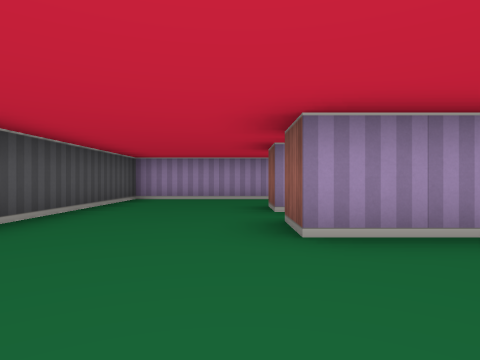
[1] (above)

22 first-person views from a walk through a cub3D ray-caster map. The camera is about half as high as the walls, looks level and sees 75° across. The floor is counted in squares. Each view is taken from the middle of a square. On the plan, view 1 faces up. The plan holds only what a view shows up to about 9 squares ahead; the rest is blank.

[2]
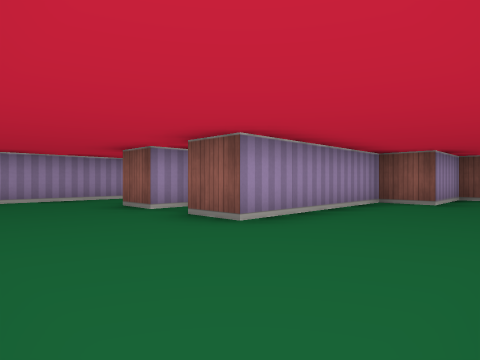

[3]
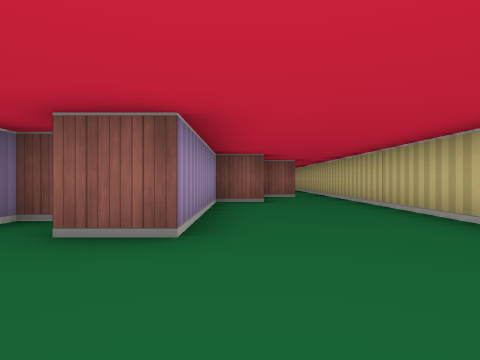

[4]
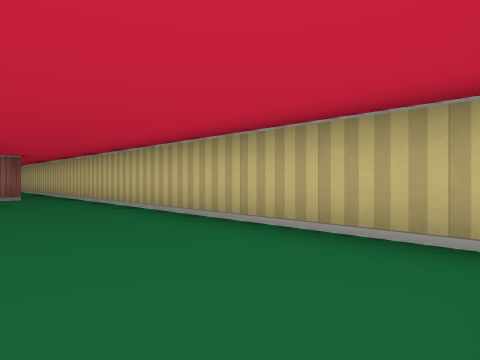

[5]
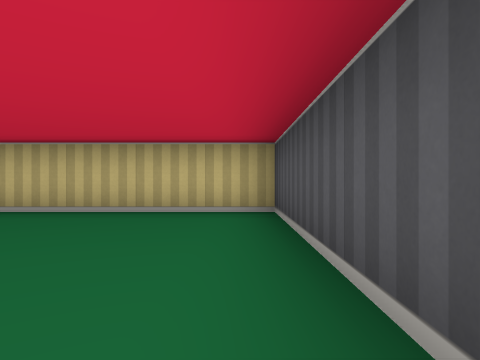

[6]
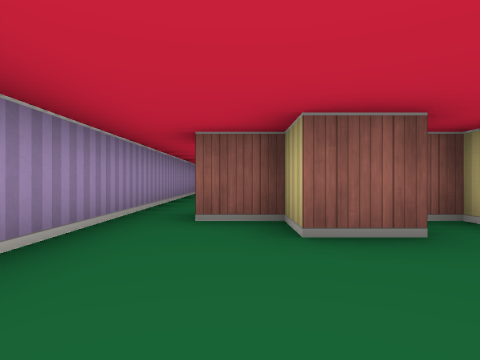

[7]
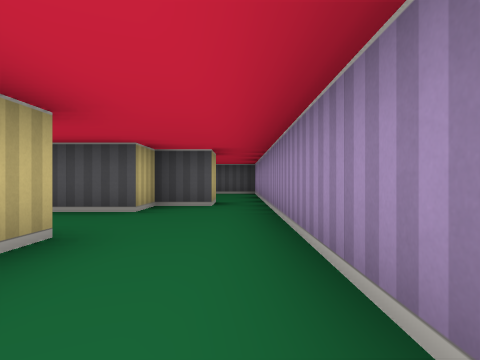

[8]
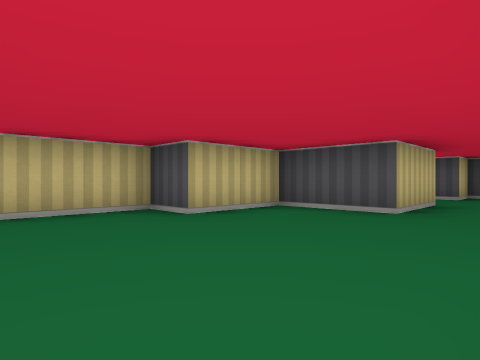

[9]
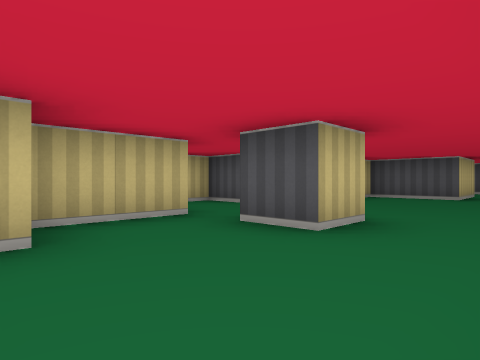

[10]
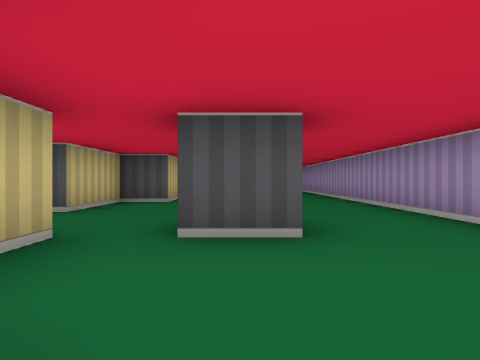

[11]
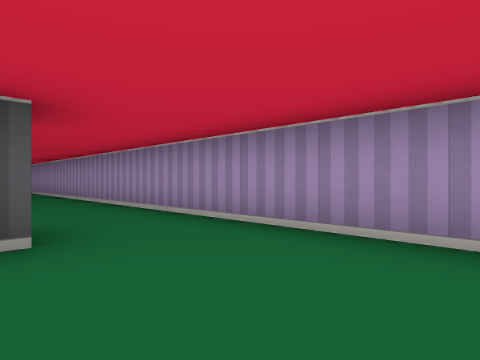

[12]
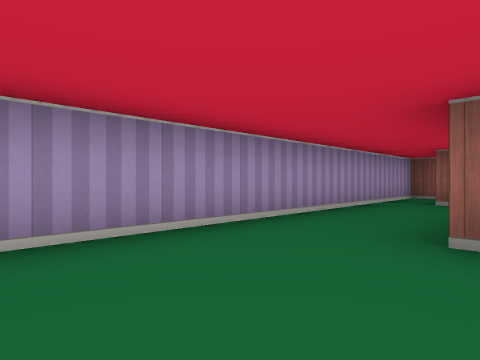

[13]
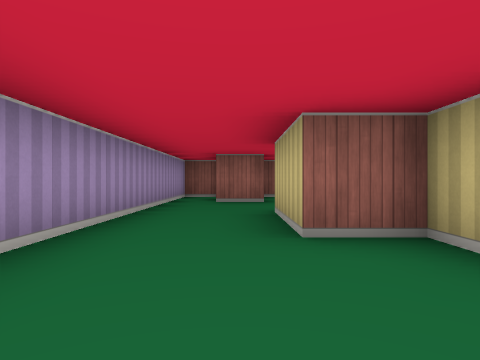

[14]
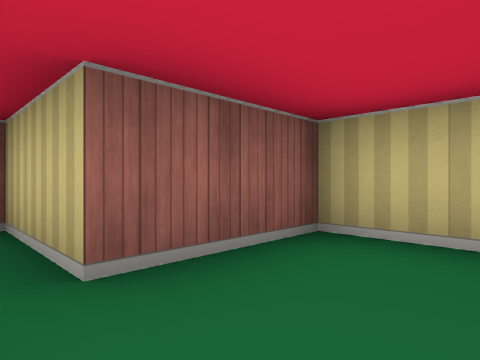

[15]
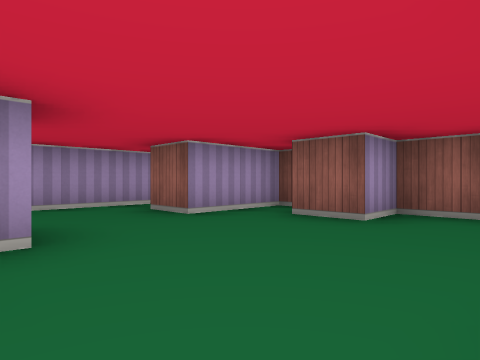

[16]
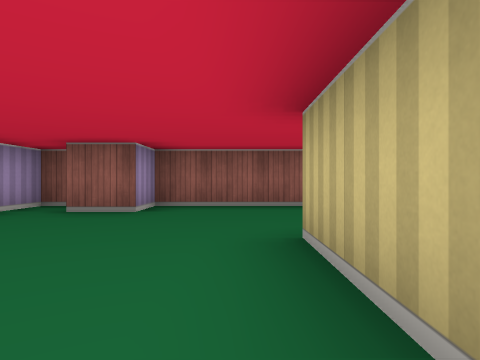

[17]
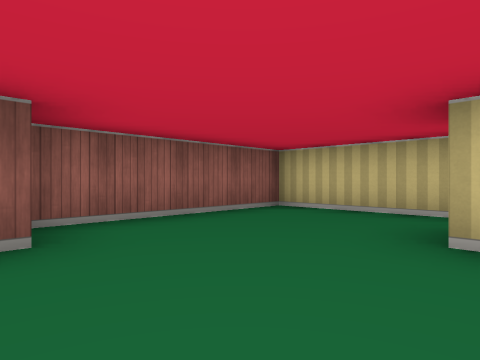

[18]
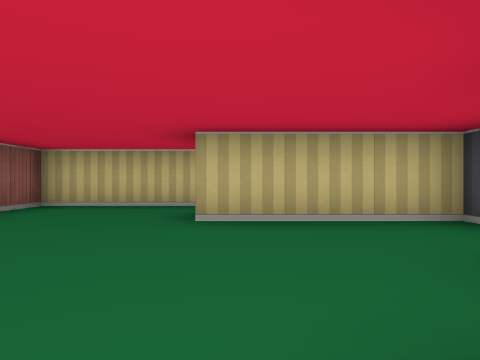

[19]
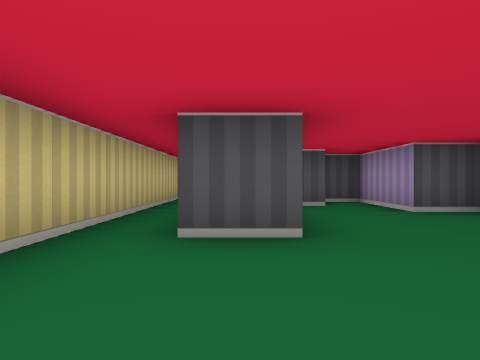

[20]
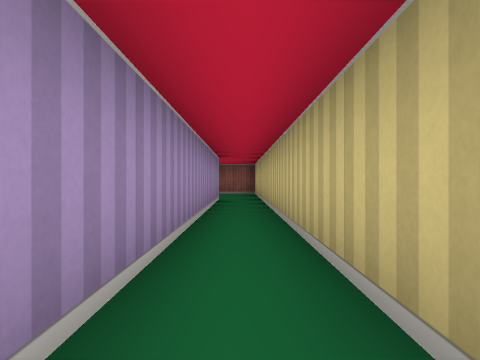

[21]
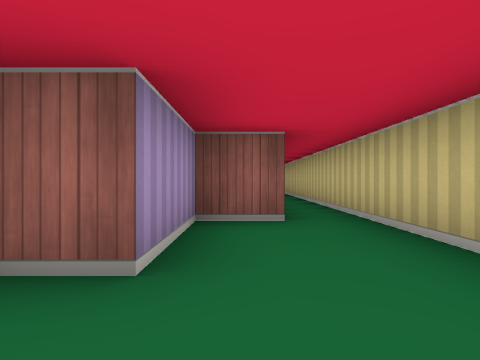

[22]
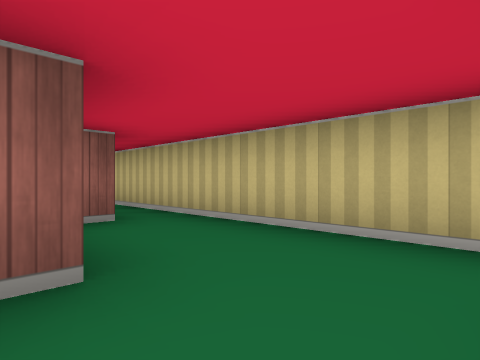

### Floor plan
Ten units are one square. View 1 is at (0, 0); x grows to the right and y downward. Boxes are objects, and circles mark ways between rooms. Rooms are numbered by the first view taken in them; rooms with no view inside come last. Other rooms are left out.
<svg viewBox="-30 -80 260 90">
<path fill="none" stroke="#000" d="M15 -34 15 -45 5 -45 5 -55 15 -55 15 -65 25 -65M25 -75 -25 -75 -25 5 75 5M65 -4 65 -15 45 -15 45 -25 5 -25 5 -35M125 -55 135 -55 135 -45M155 -45 165 -45 165 -55 185 -55M75 -55 75 -35 95 -35 95 -25 115 -25 115 -15 135 -15 135 -35 155 -35M205 -55 205 -65M225 -66 225 -75 75 -75M175 -45 175 -35 155 -35 155 -28M225 -50 225 -55 205 -55M165 -26 165 -15 195 -15 195 -5M195 5 225 5 225 -35 215 -35 215 -45M115 -5 115 -15 95 -15 95 -22M75 5 195 5M192 -5 126 -5M55 -55 75 -55M25 -65 25 -55 35 -55 35 -42M75 -75 25 -75"/>
<circle cx="70" cy="0" r="3" fill="#2a7"/>
<circle cx="30" cy="-70" r="3" fill="#2a7"/>
<circle cx="195" cy="-55" r="3" fill="#2a7"/>
<circle cx="65" cy="-65" r="3" fill="#2a7"/>
<circle cx="200" cy="0" r="3" fill="#2a7"/>
<text x="10" y="-20">1</text>
<text x="130" y="-60">2</text>
<text x="200" y="-30">3</text>
<text x="120" y="0">4</text>
<text x="50" y="-60">5</text>
</svg>
Room 1 opens to room 4. Room 1 opens to room 5. Room 2 opens to room 3. Room 2 opens to room 5. Room 3 opens to room 4.

Where each view was taken, in squares from view 1:
view 1: 0 up, 0 right, facing up
view 2: 0 up, 2 left, facing up-right
view 3: 2 up, 2 left, facing right
view 4: 2 up, 2 left, facing down-right
view 5: 4 up, 2 left, facing down
view 6: 6 up, 2 left, facing right
view 7: 7 up, 8 right, facing left
view 8: 7 up, 12 right, facing down-left
view 9: 7 up, 16 right, facing down-left
view 10: 5 up, 16 right, facing left
view 11: 5 up, 16 right, facing up-left
view 12: 5 up, 14 right, facing up-right
view 13: 6 up, 14 right, facing right
view 14: 4 up, 12 right, facing down-right
view 15: 2 up, 18 right, facing up-right
view 16: 2 up, 17 right, facing right
view 17: 4 up, 19 right, facing down-right
view 18: 5 up, 19 right, facing down
view 19: 1 up, 22 right, facing left
view 20: 0 up, 12 right, facing right
view 21: 1 up, 8 right, facing right
view 22: 2 up, 8 right, facing down-right
